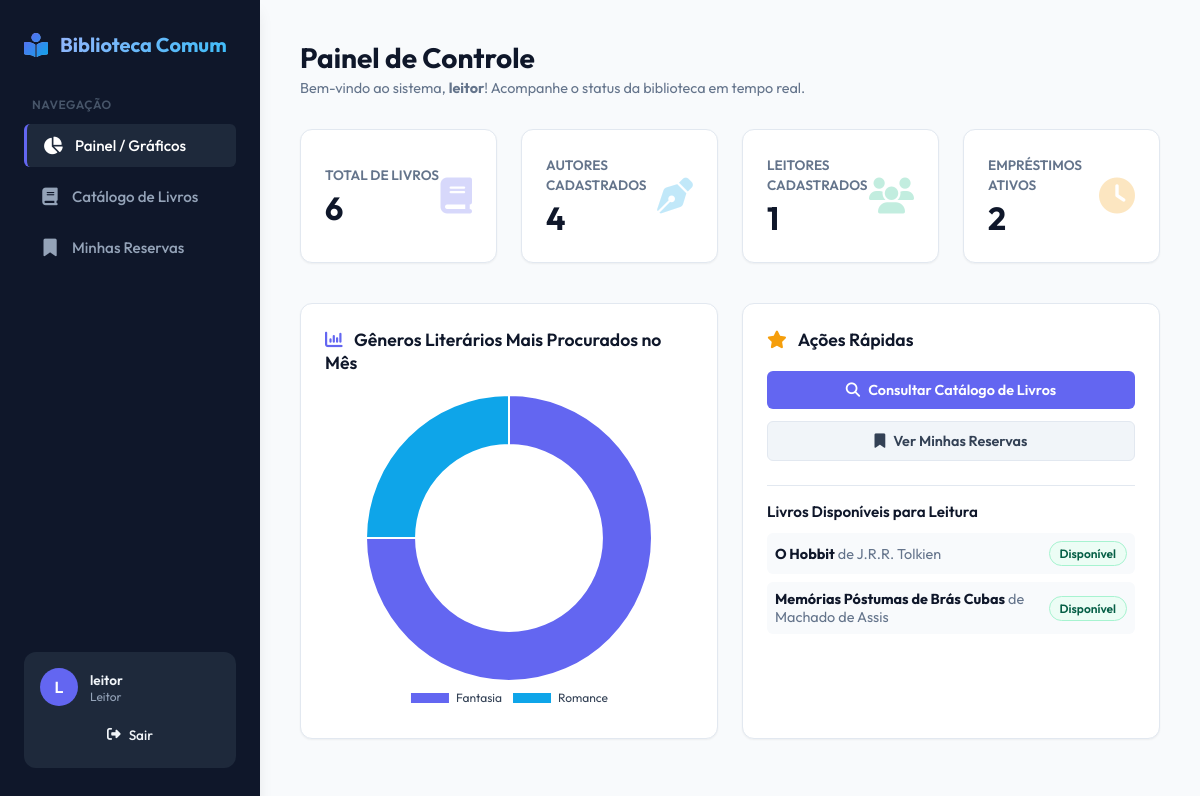
The page / (signed in) on the database as committed earlier.
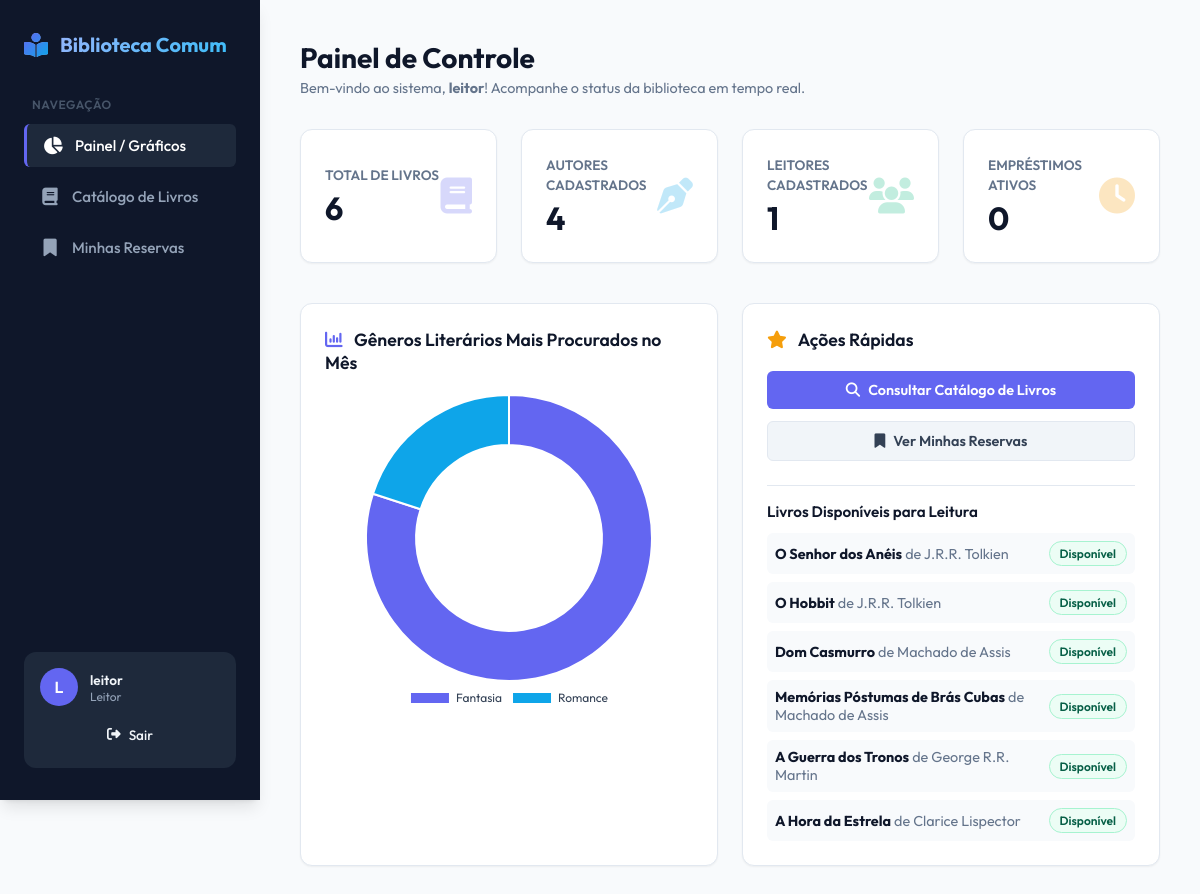
The same page on the database as committed later.
### catalogo/models.py (models this page shows, shortened)
class Livro(models.Model):
    titulo = models.CharField(max_length=200, verbose_name="Título")
    autor = models.ForeignKey(Autor, on_delete=models.CASCADE, related_name="livros", verbose_name="Autor")
    genero = models.CharField(max_length=100, verbose_name="Gênero")
    quantidade_exemplares = models.PositiveIntegerField(default=1, verbose_name="Quantidade de Exemplares")
    indisponivel_manual = models.BooleanField(default=False, verbose_name="Indisponível Manualmente")
    disponivel = models.BooleanField(default=True, verbose_name="Disponível")

class Autor(models.Model):
    nome = models.CharField(max_length=150, verbose_name="Nome")
    nacionalidade = models.CharField(max_length=100, verbose_name="Nacionalidade", blank=True, null=True)
    class Meta:
        verbose_name_plural = "Autores"

### circulacao/views.py (the view)
# urls.py: path("", IndexView.as_view(), name="index"),
class IndexView(LoginRequiredMixin, TemplateView):
    template_name = "circulacao/index.html"
    def get_context_data(self, **kwargs):
        context = super().get_context_data(**kwargs)
        context['total_livros'] = Livro.objects.count()
        context['total_autores'] = Autor.objects.count()
        context['total_leitores'] = User.objects.filter(is_staff=False).count()
        context['emprestimos_ativos'] = Emprestimo.objects.filter(data_devolucao_real__isnull=True).count()
        hoje = date.today()
        primeiro_dia_mes = date(hoje.year, hoje.month, 1)
        dados_genero = Emprestimo.objects.filter(
            data_emprestimo__gte=primeiro_dia_mes
        ).values('livro__genero').annotate(total=Count('id')).order_by('-total')
        labels = [item['livro__genero'] for item in dados_genero]
        valores = [item['total'] for item in dados_genero]
        context['chart_labels'] = json.dumps(labels)
        context['chart_values'] = json.dumps(valores)
        context['livros_destaque'] = Livro.objects.filter(disponivel=True)[:6]
        return context

### circulacao/templates/circulacao/index.html (shortened to what the changed rows need)
{% extends 'circulacao/base.html' %}
{% block content %}
<div class="page-header">
    <div class="page-title">
        <h1>Painel de Controle</h1>
    </div>
</div>
<div class="grid-4 m-b-1">
    <div class="card flex-between">
        <div>
            <h2 style="font-size: 2rem; font-weight: 700; margin-top: 0.25rem;">{{ total_livros }}</h2>
        </div>
    </div>
    <div class="card flex-between">
        <div>
            <h2 style="font-size: 2rem; font-weight: 700; margin-top: 0.25rem;">{{ total_autores }}</h2>
        </div>
    </div>
    <div class="card flex-between">
        <div>
            <h2 style="font-size: 2rem; font-weight: 700; margin-top: 0.25rem;">{{ total_leitores }}</h2>
        </div>
    </div>
    <div class="card flex-between">
        <div>
            <span style="font-size: 0.85rem; text-transform: uppercase; color: var(--text-muted); font-weight: 600;">Empréstimos Ativos</span>
            <h2 style="font-size: 2rem; font-weight: 700; margin-top: 0.25rem;">{{ emprestimos_ativos }}</h2>
        </div>
    </div>
</div>
<div class="grid-2">
    <div class="card">
        <div style="position: relative; height: 320px; width: 100%; display: flex; align-items: center; justify-content: center;">
            <canvas id="generosChart"></canvas>
        </div>
    </div>
    <div class="card">
        <ul style="list-style: none; display: flex; flex-direction: column; gap: 0.5rem;">
            {% for livro in livros_destaque %}
                <li style="font-size: 0.9rem; display: flex; justify-content: space-between; align-items: center; padding: 0.5rem; background-color: #f8fafc; border-radius: 6px;">
                    <span>
                        <strong>{{ livro.titulo }}</strong> <span style="color: var(--text-muted);">de {{ livro.autor.nome }}</span>
                    </span>
                    <span class="badge badge-success">Disponível</span>
                </li>
            {% empty %}
                <li style="font-size: 0.9rem; color: var(--text-muted); padding: 0.5rem;">Nenhum livro disponível no momento.</li>
            {% endfor %}
        </ul>
    </div>
</div>
<script>
    document.addEventListener("DOMContentLoaded", function () {
        const labels = JSON.parse('{{ chart_labels|safe }}');
        const values = JSON.parse('{{ chart_values|safe }}');
        if (labels.length === 0) {
            document.getElementById('generosChart').style.display = 'none';
            document.getElementById('no-data-msg').style.display = 'block';
            return;
        }
        const ctx = document.getElementById('generosChart').getContext('2d');
        new Chart(ctx, {
            type: 'doughnut',
            data: {
                labels: labels,
                datasets: [{
                    label: 'Empréstimos',
                    data: values,
                    backgroundColor: [
                        '#6366f1', // Indigo
                        '#0ea5e9', // Sky Blue
                        '#10b981', // Emerald Green
                        '#f59e0b', // Amber
                        '#ec4899', // Pink
                        '#8b5cf6', // Violet
                        '#14b8a6'  // Teal
                    ],
                    borderWidth: 2,
                    borderColor: '#ffffff'
                }]
            },
            options: {
                responsive: true,
                maintainAspectRatio: false,
                plugins: {
                    legend: {
                        position: 'bottom',
                        labels: {
                            font: {
                                family: 'Outfit',
                                size: 12
                            },
                            color: '#334155'
                        }
                    },
                    tooltip: {
                        titleFont: {
                            family: 'Outfit',
                            size: 13
                        },
                        bodyFont: {
                            family: 'Outfit',
                            size: 13
                        }
                    }
                },
                cutout: '65%'
            }
        });
    });
</script>
{% endblock %}

Rows that differ between the two databases and show on the page:
now on this page (row edited): Livro: titulo "O Senhor dos Anéis", autor.nome "J.R.R. Tolkien"
now on this page (row edited): Livro: titulo "Dom Casmurro", autor.nome "Machado de Assis"
now on this page (row edited): Livro: titulo "A Guerra dos Tronos", autor.nome "George R.R. Martin"
now on this page (row edited): Livro: titulo "A Hora da Estrela", autor.nome "Clarice Lispector"
Other text that changed with them:
{{ emprestimos_ativos }}: "2" → "0"
chart data {{ chart_values|safe }}: [3, 1] → [4, 1]
